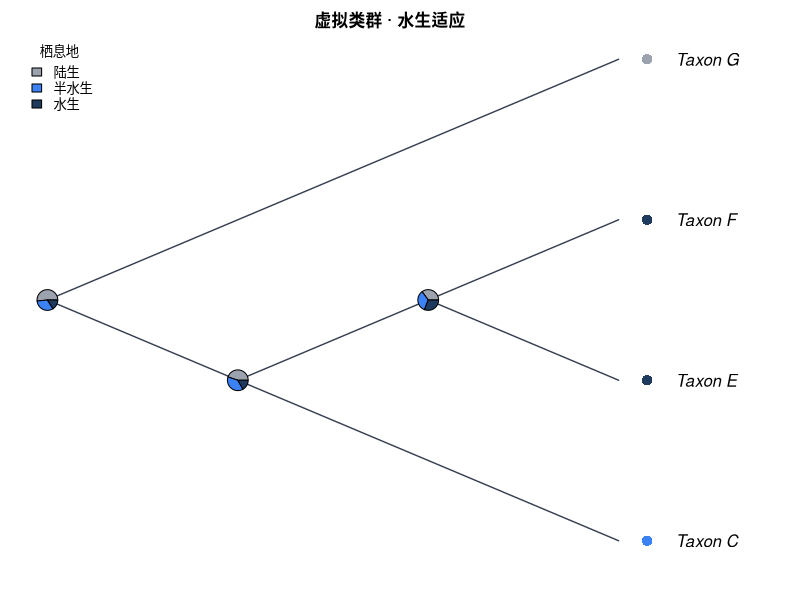

R code for this plot:
#!/usr/bin/env Rscript
# CladeForge reproducible-analysis script
# Project : 虚拟类群 · 水生适应
# Format  : CladeForge project v0.2.0
# Software: CladeForge 0.2.0 (this header is the provenance stamp a
#           reproducibility checklist asks for: software version, generation
#           time and the analysis parameters are printed beside the numbers)
# Generated: 2026-11-01T09:41:59.410Z
#
# PARAMETER SUMMARY (what the app used):
#   * parsimony: tie-break = parent-state first, then tip frequency, then
#     declaration order; the reported single path is ONE of possibly many
#     equally parsimonious reconstructions.
#   * Mk: rate ${asrRateNote}; display threshold applied post hoc; the
#     posterior is marginal (per-node), NOT joint.
#   * The R implementation below computes the likelihood in ORDINARY space
#     while the app runs in log-space: values agree to floating-point noise on
#     modest trees but can drift on very large or very unbalanced ones.
#   * Node ancestral states asserted by the user in CladeForge are IGNORED by
#     the parsimony baseline (independent reference by design); the R script
#     reproduces that baseline, not the user's hypotheses.
#
# What this script reproduces, and what it does not:
#   REPRODUCED (same algorithms as the application):
#     * Sankoff parsimony with the project's step matrix (advisory baseline);
#     * equal-rates Mk ancestral-state reconstruction (pruning + up-pass), i.e.
#       the posterior probabilities the app reports.
#   APPROXIMATED:
#     * a PDF figure drawn from the same data — character-coloured tips,
#       posterior pies, legend — in the project's cladogram layout
#       (equal branch spacing, like the CladeForge cladogram (branch lengths ignored)). It is NOT a pixel copy of the on-screen figure: manual
#       node positions, collapsed clades, custom reticulation edges, era bands
#       and the interactive ladderising order are GUI state that ape does not
#       consume. The topology, tip labels, states and posteriors are identical;
#       the geometry is a same-data rendering.
#   Branch lengths: present, used as given.
# Run with: Rscript this_file.R   (install.packages("ape") if needed)

library(ape)

# The tree is assembled from vectors rather than parsed from Newick, so every
# label survives byte-exact even where ape's own reader would mangle it.
tree <- structure(
  list(
    edge = matrix(c(5, 6, 5, 1, 6, 2, 6, 7, 7, 3, 7, 4), ncol = 2, byrow = TRUE),
    edge.length = c(1, 5, 7, 11, 41, 41),
    Nnode = 3L,
    tip.label = c("Taxon_G", "Taxon_C", "Taxon_E", "Taxon_F"),
    node.label = c("Taxon_A", "Taxon_B", "Taxon_D")
  ),
  class = "phylo"
)

# Branch lengths, with an explicit unit-length fallback: a cladogram-only project
# serialises no lengths at all, and 1 / mean(NULL) would poison every
# transition probability below.
bl <- tree$edge.length
if (is.null(bl) || !any(is.finite(bl) & bl > 0)) {
  bl <- rep(1, nrow(tree$edge))
  cat("NOTE: the tree carries no usable branch lengths; Mk probabilities and the\n")
  cat("      figure use unit (equal) branch lengths, i.e. topology-only inference.\n\n")
}

# Equal-rates Mk rate: one expected substitution per mean branch, so the
# transition probabilities are invariant to the tree's absolute scale. Every
# length above is already resolved the way the application resolves it (a
# recorded 0 is a real zero; unset / negative / non-finite became 1), so the mean
# runs over ALL of them — filtering here would drop zero-length and unmeasured
# edges from the average and make this script reconstruct at a different rate
# than the application reports. Deriving it from the fallback-protected bl
# above is what keeps the rate finite for a cladogram-only project.
rate <- 1 / mean(bl)


characters <- list(
  list(
    name = "栖息地",
    type = "discrete",
    states = c("陆生", "半水生", "水生"),
    colors = c("#9ca3af", "#3b82f6", "#1e3a5f"),
    cost = matrix(c(0, 2, 3, 2, 0, 1, 3, 1, 0), nrow = 3, byrow = TRUE),
    tips = c("Taxon_C" = "半水生", "Taxon_E" = "水生", "Taxon_F" = "水生", "Taxon_G" = "陆生")
  ),
  list(
    name = "运动方式",
    type = "discrete",
    states = c("跖行", "划水游动", "摆尾游动"),
    colors = c("#b45309", "#0ea5e9", "#1e3a8a"),
    cost = matrix(c(0, 2, 3, 5, 0, 1, 5, 5, 0), nrow = 3, byrow = TRUE),
    tips = c("Taxon_C" = "划水游动", "Taxon_E" = "摆尾游动", "Taxon_F" = "摆尾游动", "Taxon_G" = "跖行")
  )
)

# --- helpers ----------------------------------------------------------------

## Equal-rates (ER) Mk transition matrix P(t): the same closed form used by
## CladeForge's inference assistant. The rate is scaled by the mean branch
## length so probabilities are invariant to the tree's absolute scale.
p_er <- function(t, k, rate) {
  e <- exp(-k * rate * t)
  P <- matrix(1 / k, k, k) - (1 / k) * e
  diag(P) <- 1 / k + ((k - 1) / k) * e
  P
}

## Sankoff parsimony down/up pass. 'cost' is k x k; tips absent from tip_states
## are treated as missing data.
sankoff <- function(tree, tip_states, states, cost) {
  ntip <- length(tree$tip.label)
  k <- length(states)
  sidx <- setNames(seq_len(k), states)
  x <- sidx[tip_states[tree$tip.label]]
  parent <- tree$edge[, 1]
  child <- tree$edge[, 2]
  kids <- split(child, parent)
  root <- setdiff(unique(parent), unique(child))
  g <- matrix(0, nrow = ntip + tree$Nnode, ncol = k)
  rownames(g) <- as.character(seq_len(ntip + tree$Nnode))
  ## Down-pass: internal node indices decrease from root, so descending order
  ## visits children before parents.
  for (v in sort(as.integer(names(kids)), decreasing = TRUE)) {
    for (i in seq_len(k)) {
      total <- 0
      for (ch in kids[[as.character(v)]]) {
        if (ch <= ntip) {
          xi <- x[[ch]]
          if (is.na(xi)) next
          total <- total + min(cost[i, ] + ifelse(seq_len(k) == xi, 0, Inf))
        } else {
          total <- total + min(cost[i, ] + g[as.character(ch), ])
        }
      }
      g[as.character(v), i] <- total
    }
  }
  ## Up-pass: assign each node a state minimising cost given its parent.
  node_state <- integer(ntip + tree$Nnode)
  walk <- function(v, parent_state) {
    base <- if (parent_state == 0L) rep(0, k) else cost[parent_state, ]
    scores <- base + g[as.character(v), ]
    best <- which.min(scores)
    node_state[v] <<- best
    for (ch in kids[[as.character(v)]]) {
      if (ch > ntip) walk(ch, best)
    }
  }
  walk(root, 0L)
  list(cost = min(g[as.character(root), ]),
       states = node_state, k = k)
}

## Equal-rates Mk marginal ancestral reconstruction: Felsenstein pruning
## (down-pass) + parent/sibling up-pass, normal space. Uses the script-level
## 'bl' (which already falls back to unit lengths when the tree has none) and the
## script-level 'rate' (= 1 / mean usable branch length); both are bound before
## this function is ever called. For very large or very unbalanced trees prefer
## log-space implementations (phangorn::ace, phytools).
mk_asr <- function(tree, tip_states, states) {
  ntip <- length(tree$tip.label)
  k <- length(states)
  sidx <- setNames(seq_len(k), states)
  x <- sidx[tip_states[tree$tip.label]]
  parent <- tree$edge[, 1]
  child <- tree$edge[, 2]
  kids <- split(seq_along(child), parent)  # edge-row indices per parent
  root <- setdiff(unique(parent), unique(child))
  L <- matrix(1, nrow = ntip + tree$Nnode, ncol = k)
  rownames(L) <- as.character(seq_len(ntip + tree$Nnode))
  for (v in sort(as.integer(names(kids)), decreasing = TRUE)) {
    rows <- kids[[as.character(v)]]
    vec <- rep(1, k)
    for (r in rows) {
      ch <- child[r]
      m <- if (ch <= ntip) {
        xi <- x[[ch]]
        if (is.na(xi)) rep(1, k) else as.numeric(seq_len(k) == xi)
      } else L[as.character(ch), ]
      vec <- vec * (p_er(bl[r], k, rate) %*% m)
    }
    s <- sum(vec)
    L[as.character(v), ] <- if (s > 0) vec / s else rep(1 / k, k)
  }
  G <- matrix(1 / k, nrow = ntip + tree$Nnode, ncol = k)
  rownames(G) <- rownames(L)
  for (v in sort(as.integer(names(kids)))) {
    rows <- kids[[as.character(v)]]
    for (r in rows) {
      ch <- child[r]
      if (ch <= ntip) next
      sib_msg <- rep(1, k)
      for (r2 in rows) {
        ch2 <- child[r2]
        if (ch2 == ch) next
        m2 <- if (ch2 <= ntip) {
          xi <- x[[ch2]]
          if (is.na(xi)) rep(1, k) else as.numeric(seq_len(k) == xi)
        } else L[as.character(ch2), ]
        sib_msg <- sib_msg * (p_er(bl[r2], k, rate) %*% m2)
      }
      G[as.character(ch), ] <- p_er(bl[r], k, rate) %*% (G[as.character(v), ] * sib_msg)
      G[as.character(ch), ] <- G[as.character(ch), ] / sum(G[as.character(ch), ])
    }
  }
  post <- L * G
  post <- post / rowSums(post)
  list(posterior = post)
}

# --- analysis ---------------------------------------------------------------

cat("CladeForge reproducible analysis\n")
cat("Tree:", Ntip(tree), "tips,", tree$Nnode, "internal nodes\n\n")

internal_nodes <- (length(tree$tip.label) + 1):(length(tree$tip.label) + tree$Nnode)

for (ch in characters) {
  cat("== Character:", ch$name, "==\n")
  if (ch$type != "discrete" || length(ch$states) < 2) {
    cat("   continuous or single-state: exported as data only\n\n")
    next
  }
  scored <- ch$tips[names(ch$tips) %in% tree$tip.label]
  cost <- ch$cost
  if (is.null(cost)) {
    k <- length(ch$states)
    cost <- matrix(1, k, k); diag(cost) <- 0
  }
  sp <- sankoff(tree, scored, ch$states, cost)
  cat(sprintf("   Sankoff minimum cost: %g (step-matrix units)\n", sp$cost))
  asr <- mk_asr(tree, scored, ch$states)
  cat("   Mk posterior at each internal node (states:",
      paste(ch$states, collapse = " / "), ")\n")
  print(round(asr$posterior[as.character(internal_nodes), , drop = FALSE], 3))
  cat("\n")
}

# --- figure -----------------------------------------------------------------
# A same-data rendering of the GUI figure: character-coloured tips (first
# discrete character) + posterior pies at internal nodes + auto legend, in the
# layout the project is displayed as. Manual positions / collapsed clades /
# custom edges / era bands are GUI-only and are not reproduced here.

discrete <- Filter(function(ch) ch$type == "discrete" && length(ch$states) >= 2, characters)

# cairo_pdf renders unicode labels reliably; use pdf() if cairo is unavailable.
cairo_pdf("cladeforge_reconstruction.pdf", width = 9, height = 7)
par(mar = c(2, 1, 2, 2), xpd = NA)
cat("Figure layout: type = cladogram, use.edge.length = FALSE",
    "(equal branch spacing, like the CladeForge cladogram (branch lengths ignored))\n")
plot(tree, type = "cladogram", use.edge.length = FALSE,
     show.tip.label = TRUE,
     label.offset = 0.3,
     edge.color = "#374151", edge.width = 1.4)
title(main = "虚拟类群 · 水生适应", cex.main = 1.0)

if (length(discrete) > 0) {
  main <- discrete[[1]]
  scored <- main$tips[names(main$tips) %in% tree$tip.label]
  k <- length(main$states)
  cost <- main$cost
  if (is.null(cost)) { cost <- matrix(1, k, k); diag(cost) <- 0 }

  tip_col <- rep("#6b7280", Ntip(tree))
  names(tip_col) <- tree$tip.label
  for (lab in names(scored)) tip_col[[lab]] <- main$colors[[match(scored[[lab]], main$states)]]
  tiplabels(pch = 16, col = tip_col, cex = 1.4, offset = 0.15)

  asr <- mk_asr(tree, scored, main$states)
  nodelabels(node = internal_nodes, pie = asr$posterior[as.character(internal_nodes), , drop = FALSE],
             piecol = main$colors, cex = 0.7)
  legend("topleft", legend = main$states, fill = main$colors,
         title = main$name, bty = "n", cex = 0.8)
}

dev.off()

cat("Wrote cladeforge_reconstruction.pdf\n")
